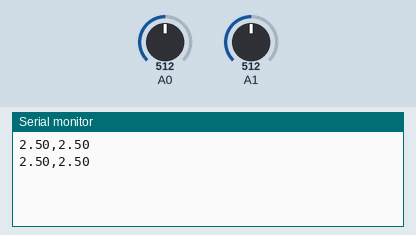
Recording of a sketch running on a simulated Arduino Uno, built with avr-gcc and run on an emulated ATmega328P. Shown: the last lines printed to the serial monitor. The inputs (shaded band) are chosen by the test bench; at power-on: A0 = 512, A1 = 512.

Above: at 1.8 s.
1.9 s: A0 set to 716
At 2.8 s:
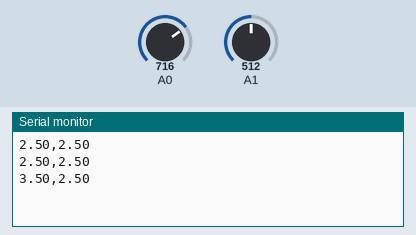
3.4 s: A1 set to 716
At 4.7 s:
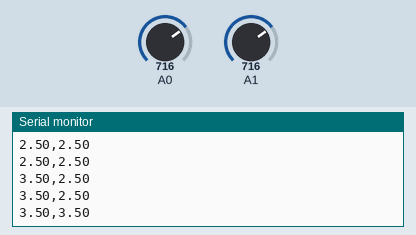
4.9 s: A0 set to 900
At 5.7 s:
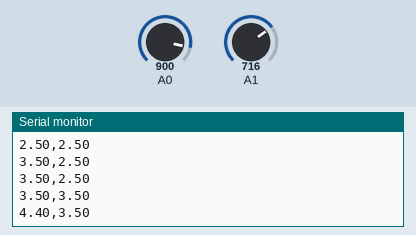
6.4 s: A1 set to 900
At 7.8 s:
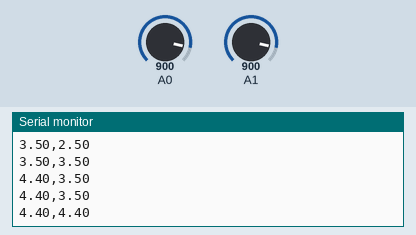
Timing chart, 0 to 8.9 s (numbered marks = the images above; inputs shaded):
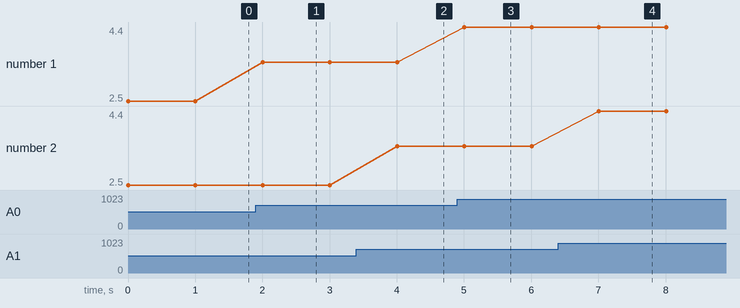

Measured:
- after the input at 1.9 s, the serial monitor: prints a new line after 0.10 s (image 1)
- after the input at 3.4 s, the serial monitor: prints a new line after 0.60 s (image 2)
- after the input at 4.9 s, the serial monitor: prints a new line after 0.11 s (image 3)
- after the input at 6.4 s, the serial monitor: prints a new line after 0.61 s (image 4)
- plotted number 1: 2.5 → 3.5 after the input at 1.9 s, 3.5 → 4.4 after the input at 4.9 s

The sketch:

main.ino
```cpp
void setup() {
  Serial.begin(9600);
}

void loop() {
  int mq135_analog_value = analogRead(A0);
  int mq3_analog_value = analogRead(A1);

  float voltage_mq135 = mq135_analog_value * (5.0 / 1023.0);
  float voltage_mq3 = mq3_analog_value * (5.0 / 1023.0);

  Serial.print(voltage_mq135);
  Serial.print(",");
  Serial.println(voltage_mq3);
  delay(1000);
}
```
